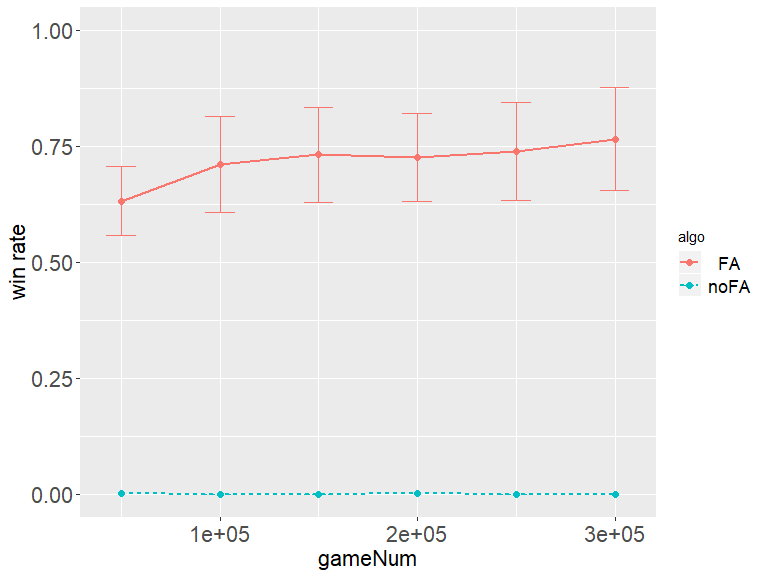

Here is the R script that generated this plot:
#
# **** These are new results with TDNTuple3Agt from May 2020 ****
# **** same as before, but for runs with different JARs
#
# This script shows results for Hex 6x6 in the TCL-case with various TD-settings:
#   
# It compares mainly FARL with no-FARL. 
# 
library(ggplot2)
library(grid)
source("summarySE.R")

PLOTALLLINES=F    # if =T: make a plot for each filename, with one line for each run
USEGAMESK=F       # if =T: use x-axis variable 'gamesK' instead of 'gameNum'  
USEEVALT=F        # if =T: use evalT measure; if =F: use evalQ measure for y-label
MAPWINRATE=T      # if =T: map y-axis to win rate (range [0,1]); if =F: range [-1,1]

wfac = ifelse(USEGAMESK,1000,1);
gamesVar = ifelse(USEGAMESK,"gamesK","gameNum")
#evalVar = ifelse(USEEVALT,"evalT","evalQ")
evalStr = ifelse(USEEVALT,"eval AlphaBeta","eval MCTS")
evalStr = ifelse(MAPWINRATE,"win rate", evalStr)
path <- "../../agents/Hex/06/csv/"; 
Ylimits=c(ifelse(MAPWINRATE,0.0,-1.0),1.0); errWidth=30000/wfac;
Xlimits=c(0,310); # c(400,6100) (-/+100 to grab position-dodge-moved points)

filenames=c(#"multiTrain-OLD.csv"  # GBGBatch-OLD.jar,branch master as of 2020-03-10
            # "multiTest-25-6-TCLid-FA-10m.csv"      # GBGBatch.jar
            #,"multiTest-25-6-TCLid-noFA-10m.csv"    # GBGBatch-noFA.jar
             "multiTest-25-6-TCLid-FA-20m.csv"      # GBGBatch.jar
            ,"multiTest-25-6-TCLid-noFA-20m.csv"    # GBGBatch-noFA.jar
)
# in the '-10m' case: evalQ is MCTS (0), evalT is MCTS with 7 diff. win starts (10),
# in the '-20m' case: evalQ is MCTS with 22 diff. starts (20), evalT is -1 ,
# in both cases TD starts from positions which are theoretical wins --> ideal winrate is 1.0.
# suffix 'm' means that runs were performed on maanbs05.
# suffix -noFA: no final adaptation RL (FARL) step.
#
# other pars: alpha = 1.0->0.5, eps = 0.2->0.2, lambda=0.0, gamma = 1.0, ChooseStart01=T, 
# NORMALIZE=F, SIGMOID=tanh, LEARNFROMRM=T, random ntuples: 25 6-tuples. 
# TC_INIT=1e-4, TC_id, rec.weight-change accumulation, USESYMMETRY. 
# 300.000 training episodes, eval every 50.000 episodes, 10 runs.

  
dfBoth = data.frame()
for (k in 1:length(filenames)) {
  filename <- paste0(path,filenames[k])
  df <- read.csv(file=filename, dec=".",skip=2)
  df$run <- as.factor(df$run)
  names(df)[7] <- "totalTrainSec"
  print(unique(df$run))
  df <- df[,setdiff(names(df),c("trnMoves", "movesSecond","lambda","null","X","X.1"))]
  #,"elapsedTime"
  #if (k==1) df <- cbind(df,actionNum=rep(0,nrow(df)))
  
  if (PLOTALLLINES) {
    q <- ggplot(df,aes(x=gameNum,y=evalQ))
    q <- q+geom_line(aes(colour=run),size=1.0) + 
      scale_y_continuous(limits=c(-1,1)) #+
      #facet_grid(.~THETA, labeller = label_both)
    plot(q)
  }
  
  algoCol = switch(k
                   ,rep("  FA",nrow(df))   
                   ,rep("noFA",nrow(df))   
                   ,rep("SOWB",nrow(df))   
  )
  targetModeCol = switch(k
                         ,rep("TD",nrow(df))
                         ,rep("TD",nrow(df))
                         ,rep("TERNA",nrow(df))
                         ,rep("TERNA",nrow(df))
  )
  #browser()
  dfBoth <- rbind(dfBoth,cbind(df,algo=algoCol,targetMode=targetModeCol))
}

# This defines a new grouping variable  'gamesK':
#       games                                     gamesK
#       100000,200000,300000,400000, 500000 -->    500
#       600000,700000,800000,900000,1000000 -->   1000
#       ...                                 -->   ....
# If USEGAMESK==T, then the subsequent summarySE calls will group 'along the x-axis'
# as well (all measurements with the same gamesK-value in the same bucket)
dfBoth <- cbind(dfBoth,gamesK=10*(ceiling(dfBoth$gameNum/10000)))

tgc <- data.frame()
# summarySE is a very useful script from www.cookbook-r.com/Graphs/Plotting_means_and_error_bars_(ggplot2)
# It summarizes a dataset, by grouping measurevar according to groupvars and calculating
# its mean, sd, se (standard dev of the mean), ci (conf.interval) and count N.
tgc1 <- summarySE(dfBoth, measurevar="evalQ", groupvars=c(gamesVar,"algo","targetMode"))
qeval <- "Mdiff"   #ifelse(length(grep("-ALm",filename)==1),"AB","MCTS")
tgc1 <- cbind(tgc1,evalMode=rep(qeval,nrow(tgc1)))
names(tgc1)[5] <- "eval"  # rename "evalQ"
tgc2 <- summarySE(dfBoth, measurevar="evalT", groupvars=c(gamesVar,"algo","targetMode"))
tgc2 <- cbind(tgc2,evalMode=rep("MdiffOLD",nrow(tgc2)))
names(tgc2)[5] <- "eval"  # rename "evalT"
#tgc <- rbind(tgc1,tgc2) # AB & MCTS
tgc <- tgc1              # AB only
tgcT <- summarySE(dfBoth, measurevar="totalTrainSec", groupvars=c(gamesVar,"algo","targetMode"))
z=aggregate(dfBoth$evalT,dfBoth[,c(gamesVar,"algo","targetMode")],mean)
tgc$algo <- as.factor(tgc$algo)
tgc$targetMode <- as.factor(tgc$targetMode)
if (MAPWINRATE) tgc$eval = (tgc$eval+1)/2   # map y-axis to win rate (range [0,1])

# The errorbars may overlap, so use position_dodge to move them horizontally
#pd <- position_dodge(1000/wfac) # move them 100000/wfac to the left and right

if (USEGAMESK) {
  q <- ggplot(tgc,aes(x=gamesK,y=eval,shape=evalMode,linetype=algo,color=evalMode))
  q <- q + xlab(bquote(paste("episodes [*",10^3,"]", sep=""))) + ylab(evalStr)
  q <- q+scale_x_continuous(limits=Xlimits) 
} else {
  q <- ggplot(tgc,aes(x=gameNum,y=eval,colour=algo,linetype=algo))
}
q <- q+geom_errorbar(aes(ymin=eval-se, ymax=eval+se), width=errWidth) #, position=pd)
#q <- q+geom_line(position=pd,size=1.0) + geom_point(position=pd,size=2.0) 
q <- q+geom_line(size=1.0) + geom_point(size=2.0)
q <- q+scale_y_continuous(limits=Ylimits) + ylab(evalStr)
q <- q+guides(colour = guide_legend(reverse = FALSE))
q <- q+theme(axis.title = element_text(size = rel(1.5)))    # bigger axis labels 
q <- q+theme(axis.text = element_text(size = rel(1.5)))     # bigger tick mark text  
q <- q+theme(legend.text = element_text(size = rel(1.2)))   # bigger legend text  

plot(q)
